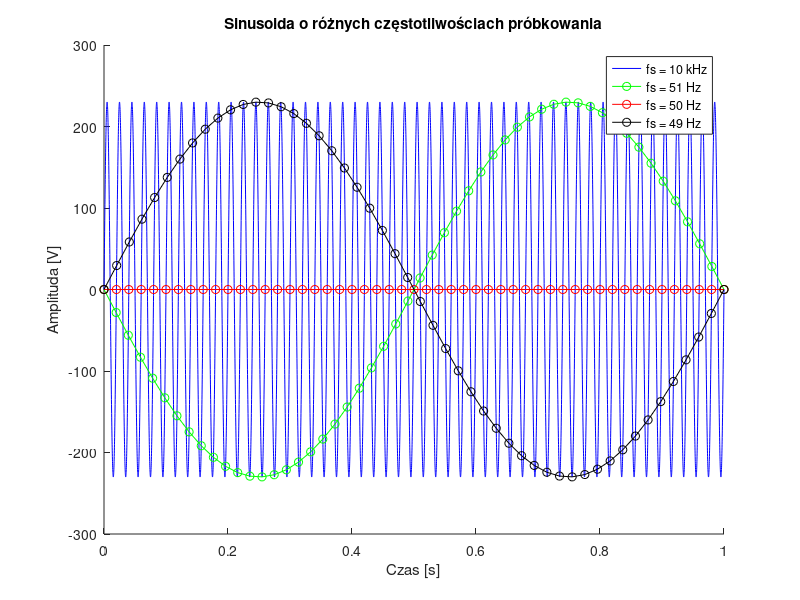

The MATLAB source for this figure:
clear all; close all;

A = 230; f = 50; T = 1;
output = {};
samplingFreq = [10^4, 51, 50, 49];
% samplingFreq = [10^4, 26, 25, 24];

for k = 1:length(samplingFreq)
    time = 0:1/samplingFreq(k):T;
    func = A * sin(2 * pi * f * time);
    output{k} = { time, func };
end

hold on;

plot(output{1}{1}, output{1}{2}, 'b-');
plot(output{2}{1}, output{2}{2}, 'g-o');
plot(output{3}{1}, output{3}{2}, 'r-o');
plot(output{4}{1}, output{4}{2}, 'k-o');

xlabel('Czas [s]'); 
ylabel('Amplituda [V]');
title('Sinusoida o różnych częstotliwościach próbkowania');
legend('fs = 10 kHz', 'fs = 51 Hz', 'fs = 50 Hz', 'fs = 49 Hz');


hold off; %end